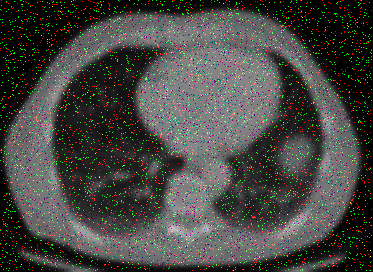
#> input picture B - Apply Noise/Chest CT-Scan images Dataset/Noise Image/Image_10_noise.png, 373 x 272 px, given as the content of the folder  Dataset/Chest CT-Scan images Dataset/Original CT-Scan Image, which was not available
$ jupyter execute Adding_Noise.ipynb   (text cells are left out)
#> lines starting #> are read from the running program, lines starting #| are printed output that depends on the picture; pictures that were not available may be replaced by others from this repository, and a replacement may not be noted
[cell 1]
import cv2
import numpy as np
from pycocotools.coco import COCO
import os

[cell 2]
import os
import cv2
import numpy as np

# ===== Paths =====
# images_dir = r"D:\E - Thesis Collection\DeepFrame-Reconstruction\B - Medial Image Dataset\Brain MRI Images Dataset\Original MRI-Image"
# output_dir = r"D:\E - Thesis Collection\DeepFrame-Reconstruction\B - Medial Image Dataset\Brain MRI Images Dataset\Noise Image"
images_dir = r"D:\E - Thesis Collection\DeepFrame-Reconstruction\B - Medial Image Dataset\Chest CT-Scan images Dataset\Original CT-Scan Image"
output_dir = r"D:\E - Thesis Collection\DeepFrame-Reconstruction\B - Medial Image Dataset\Chest CT-Scan images Dataset\Noise Image"
os.makedirs(output_dir, exist_ok=True)


# ===== Optional Blur =====
def blur_image(image, ksize=(15, 15)):
    """Apply Gaussian blur to an image."""
#> called with ksize = (15, 15)
    return cv2.GaussianBlur(image, ksize, 0)
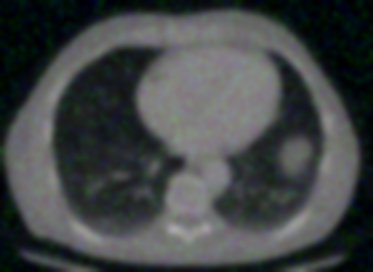
#> returned value: shape (272, 373, 3) float64; mean of channels 0, 1, 2 0.277, 0.276, 0.26; drawn as B, G, R


# ===== Salt & Pepper Noise (5%) =====
def salt_pepper_noise(image, amount=0.05):
    """
    Adds salt & pepper noise to the image.
    amount = fraction of pixels to alter (e.g., 0.05 = 5%)
    """
#> called with amount = 0.05
    noisy = np.copy(image)
    num_salt = np.ceil(amount * image.size * 0.5)
#> num_salt = 7610
    num_pepper = np.ceil(amount * image.size * 0.5)
#> num_pepper = 7610

    # Add Salt (white pixels)
    coords = [np.random.randint(0, i - 1, int(num_salt)) for i in image.shape]
    noisy[tuple(coords)] = 1

    # Add Pepper (black pixels)
    coords = [np.random.randint(0, i - 1, int(num_pepper)) for i in image.shape]
    noisy[tuple(coords)] = 0
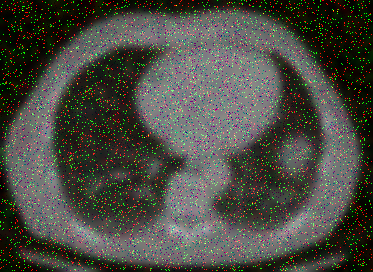
#> noisy: shape (272, 373, 3) float64; mean R, G, B 0.292, 0.292, 0.26

    return noisy


# ===== Process All Images =====
for filename in os.listdir(images_dir):
    if not filename.lower().endswith(('.png', '.jpg', '.jpeg', '.bmp', '.tif')):
        continue

    img_path = os.path.join(images_dir, filename)
    image = cv2.imread(img_path)[..., ::-1] / 255.0  # RGB and normalize

    # Step 1: Optional blur
    blurred = blur_image(image)

    # Step 2: Apply salt & pepper noise (5%)
    noisy = salt_pepper_noise(blurred, amount=0.05)

    # Convert back to uint8
    noisy_uint8 = (noisy * 255).astype(np.uint8)

    # Step 3: Save image
    save_path = os.path.join(output_dir, filename)
    cv2.imwrite(save_path, cv2.cvtColor(noisy_uint8, cv2.COLOR_RGB2BGR))

print(f"✅ 5% Salt & Pepper noise added to all images! Check '{output_dir}' for results.")

[cell 3]
import matplotlib.pyplot as plt
import matplotlib.image as mpimg

[cell 4]
image = mpimg.imread(r'insert_image_path')
plt.imshow(image)
plt.title("Chest CT Scan Image")
plt.axis('off')
plt.show()

$ run again, on B - Apply Noise/Chest CT-Scan images Dataset/Noise Image/Image_17_noise.png
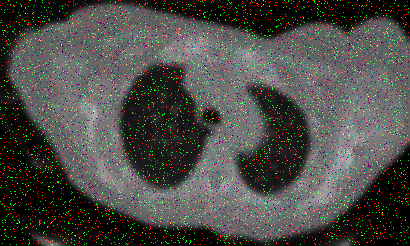
#> input picture B - Apply Noise/Chest CT-Scan images Dataset/Noise Image/Image_17_noise.png, 410 x 246 px, given as the content of the folder  Dataset/Chest CT-Scan images Dataset/Original CT-Scan Image, which was not available
#> in blur_image, `return cv2.GaussianBlur(image, ksize, 0)`:
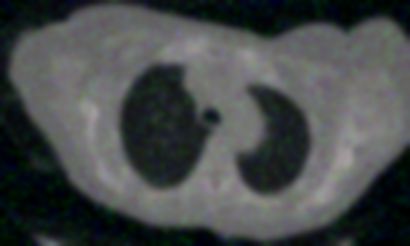
#> returned value: shape (246, 410, 3) float64; mean of channels 0, 1, 2 0.293, 0.293, 0.277; drawn as B, G, R
#> in salt_pepper_noise, `noisy[tuple(coords)] = 0`:
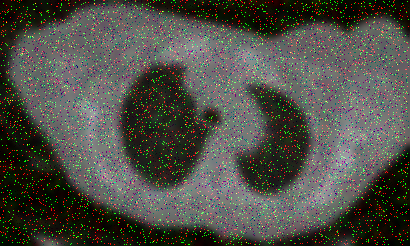
#> noisy: shape (246, 410, 3) float64; mean R, G, B 0.308, 0.307, 0.277

$ run again, on B - Apply Noise/Chest CT-Scan images Dataset/Noise Image/Image_18_noise.png
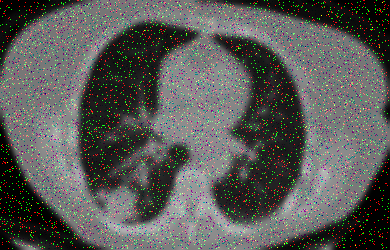
#> input picture B - Apply Noise/Chest CT-Scan images Dataset/Noise Image/Image_18_noise.png, 390 x 250 px, given as the content of the folder  Dataset/Chest CT-Scan images Dataset/Original CT-Scan Image, which was not available
#> in blur_image, `return cv2.GaussianBlur(image, ksize, 0)`:
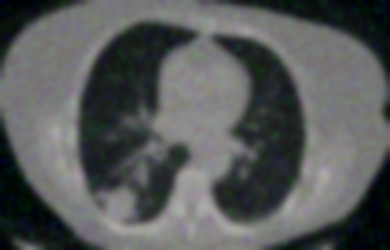
#> returned value: shape (250, 390, 3) float64; mean of channels 0, 1, 2 0.352, 0.352, 0.341; drawn as B, G, R
#> in salt_pepper_noise, `noisy[tuple(coords)] = 0`:
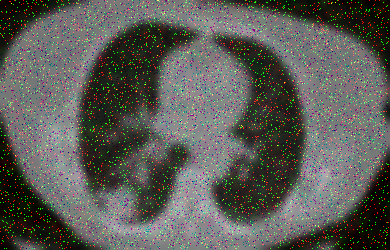
#> noisy: shape (250, 390, 3) float64; mean R, G, B 0.362, 0.362, 0.341

$ run again, on B - Apply Noise/Chest CT-Scan images Dataset/Noise Image/Image_1_noise.png
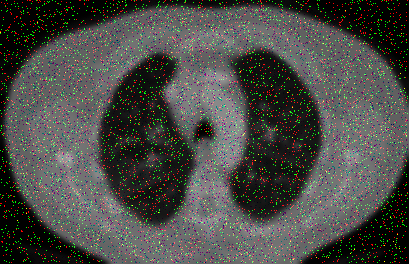
#> input picture B - Apply Noise/Chest CT-Scan images Dataset/Noise Image/Image_1_noise.png, 409 x 264 px, given as the content of the folder  Dataset/Chest CT-Scan images Dataset/Original CT-Scan Image, which was not available
#> in blur_image, `return cv2.GaussianBlur(image, ksize, 0)`:
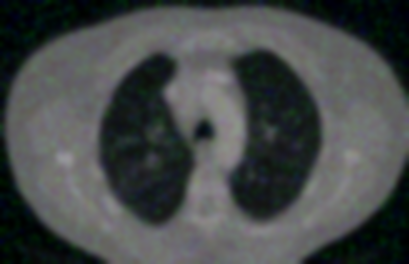
#> returned value: shape (264, 409, 3) float64; mean of channels 0, 1, 2 0.291, 0.292, 0.276; drawn as B, G, R
#> in salt_pepper_noise, `noisy[tuple(coords)] = 0`:
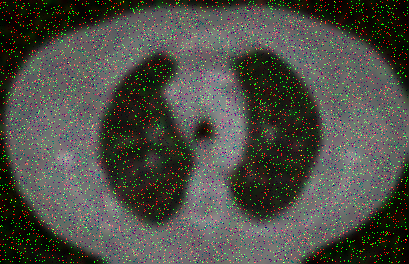
#> noisy: shape (264, 409, 3) float64; mean R, G, B 0.305, 0.306, 0.276
